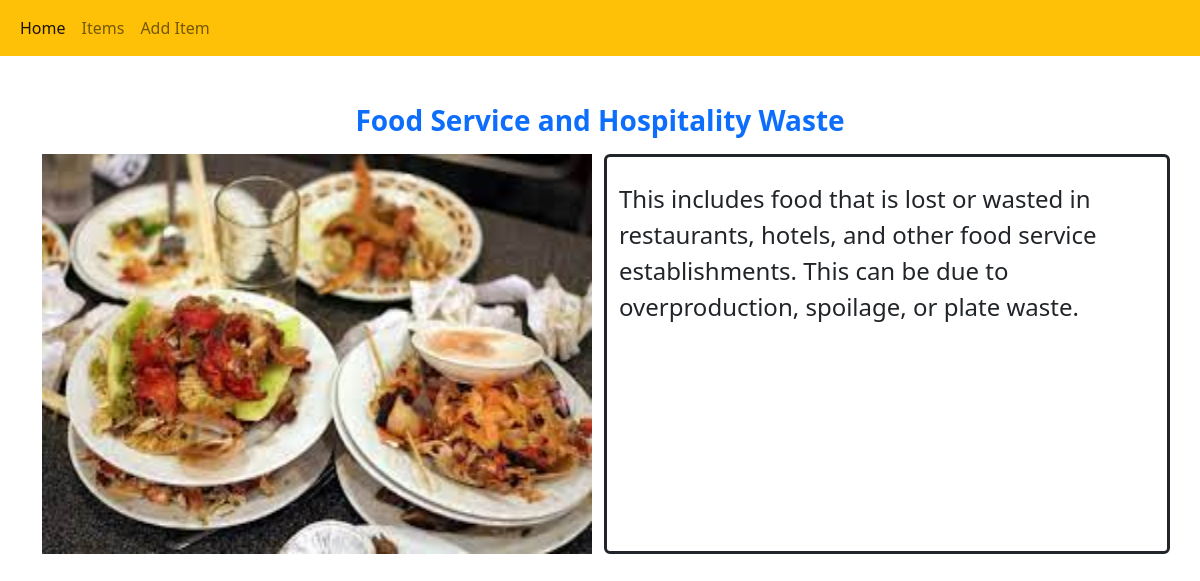
Screenshot of /item/4/ with the database file from the repository.
### item/models.py (models this page shows, shortened)
class Category(models.Model):
    name = models.CharField(max_length=100)
    description = models.TextField()
    image = models.ImageField(upload_to="images", null=True)

### item/views.py (the view)
# urls.py: path('item/<int:pk>/', ItemDetailView.as_view(), name='item_detail'),
class ItemDetailView(DetailView):
    model = Category
    template_name = 'item/item_detail.html'
    context_object_name = 'item'

### templates/item/item_detail.html (shortened to what this page needs)
<!DOCTYPE html>
<html lang="en">
  <head>
    <link href="https://cdn.jsdelivr.net/npm/bootstrap@5.2.3/dist/css/bootstrap.min.css" rel="stylesheet">
  </head>
  <body>
  {% include "item/navbar.html" %}
  <div class="container mt-5">
      <h3 class="text-center mt-5 mb-3 text-primary"><b>{{item.name}}</b></h3>
      <div class="row">
          <div class="col">
              <img src="{{item.image.url }}"  width="550px" height="400px" alt="img">
          </div>
          <div class="col border border-3 border-dark rounded">
              <p class="fs-4 mt-4">
        {{item.description}}
      </p>
          </div>
      </div>
    </div>
  </body>
</html>

### rows the page displays
Category: name "Food Service and Hospitality Waste", image (picture), description "This includes food that is lost or wasted in restaurants, hotels, and other food service establishments. This can be due to overproduction, spoilage, or plate waste."
